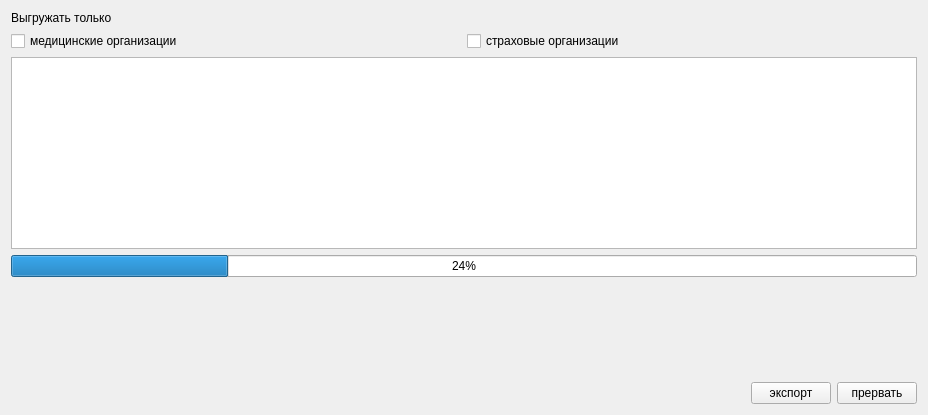
<?xml version="1.0" encoding="UTF-8"?>
<ui version="4.0">
 <class>ExportPage1</class>
 <widget class="QWidget" name="ExportPage1">
  <property name="geometry">
   <rect>
    <x>0</x>
    <y>0</y>
    <width>928</width>
    <height>415</height>
   </rect>
  </property>
  <property name="windowTitle">
   <string>Form</string>
  </property>
  <layout class="QGridLayout" name="gridLayout">
   <item row="1" column="0">
    <widget class="QCheckBox" name="chkExportMedical">
     <property name="text">
      <string>медицинские организации</string>
     </property>
    </widget>
   </item>
   <item row="1" column="1">
    <widget class="QCheckBox" name="chkExportInsurer">
     <property name="text">
      <string>страховые организации</string>
     </property>
    </widget>
   </item>
   <item row="4" column="0" colspan="2">
    <widget class="QTextBrowser" name="logBrowser"/>
   </item>
   <item row="5" column="0" colspan="2">
    <widget class="CProgressBar" name="progressBar">
     <property name="value">
      <number>24</number>
     </property>
    </widget>
   </item>
   <item row="6" column="0" colspan="2">
    <spacer>
     <property name="orientation">
      <enum>Qt::Vertical</enum>
     </property>
     <property name="sizeHint" stdset="0">
      <size>
       <width>20</width>
       <height>40</height>
      </size>
     </property>
    </spacer>
   </item>
   <item row="7" column="0" colspan="2">
    <layout class="QHBoxLayout" name="horizontalLayout_2">
     <item>
      <spacer>
       <property name="orientation">
        <enum>Qt::Horizontal</enum>
       </property>
       <property name="sizeHint" stdset="0">
        <size>
         <width>40</width>
         <height>20</height>
        </size>
       </property>
      </spacer>
     </item>
     <item>
      <widget class="QPushButton" name="btnExport">
       <property name="text">
        <string>экспорт</string>
       </property>
      </widget>
     </item>
     <item>
      <widget class="QPushButton" name="btnCancel">
       <property name="text">
        <string>прервать</string>
       </property>
      </widget>
     </item>
    </layout>
   </item>
   <item row="0" column="0" colspan="2">
    <widget class="QLabel" name="lblExportConstraint">
     <property name="text">
      <string>Выгружать только</string>
     </property>
    </widget>
   </item>
  </layout>
 </widget>
 <customwidgets>
  <customwidget>
   <class>CProgressBar</class>
   <extends>QProgressBar</extends>
   <header>library/ProgressBar.h</header>
  </customwidget>
 </customwidgets>
 <resources/>
 <connections/>
</ui>
